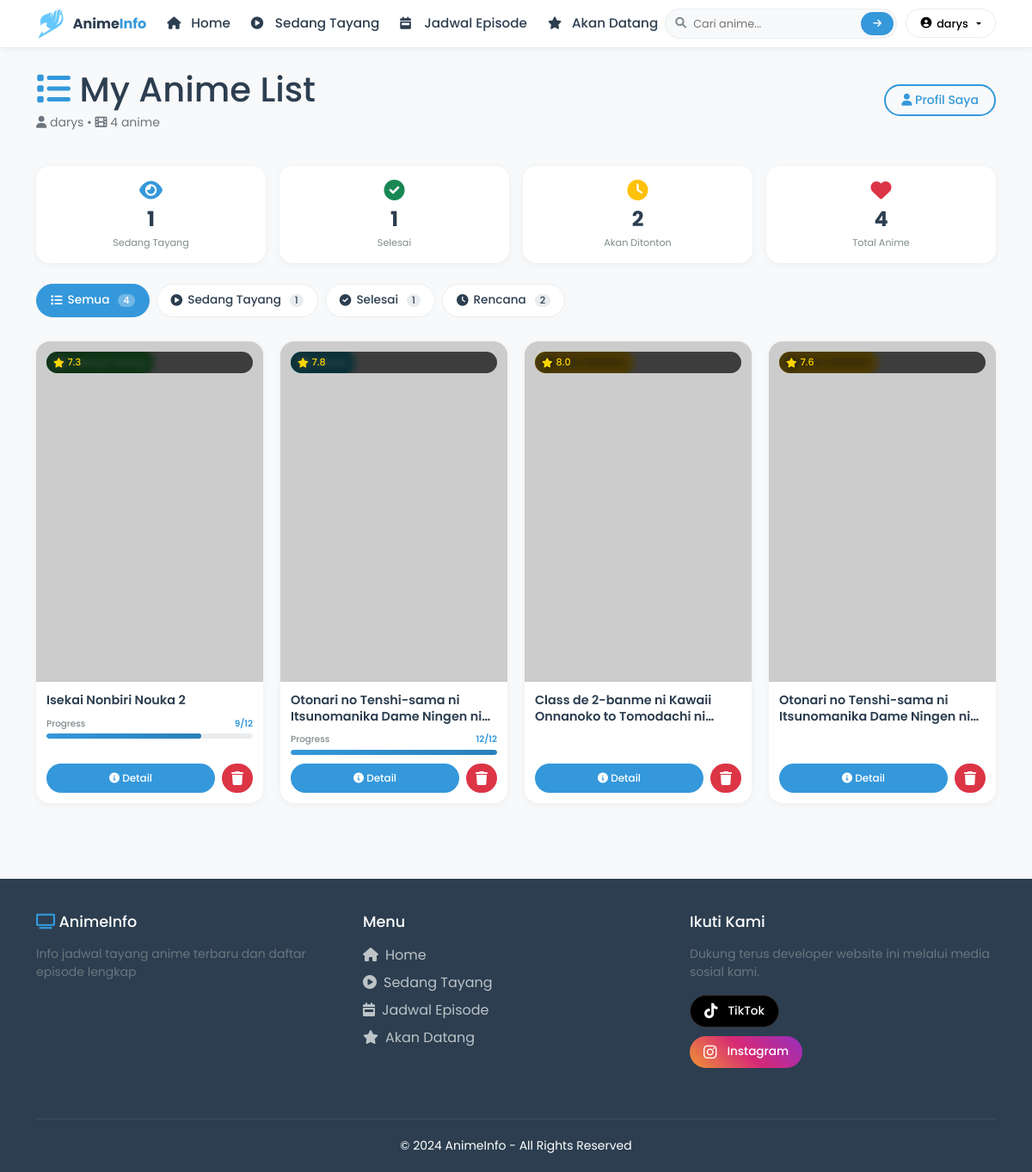
Page /mylist.php (signed in) on the committed database.
### tables this page shows
CREATE TABLE `user_anime_list` (
  `id` int NOT NULL,
  `user_id` int NOT NULL,
  `anime_id` int NOT NULL,
  `anime_title` varchar(255) NOT NULL,
  `anime_image` varchar(500) DEFAULT NULL,
  `anime_score` decimal(3,1) DEFAULT NULL,
  `anime_status` enum('watching','completed','planned','dropped','on_hold') DEFAULT 'planned',
  `anime_progress` int DEFAULT '0',
  `anime_total_episodes` int DEFAULT '0',
  `added_at` timestamp NULL DEFAULT CURRENT_TIMESTAMP,
  `updated_at` timestamp NULL DEFAULT CURRENT_TIMESTAMP ON UPDATE CURRENT_TIMESTAMP
);

### config/auth.php (called while the page is built, shortened)
<?php
class Auth {
    public function __construct() {
        $this->db = new Database();
    }
    public function isLoggedIn() {
        if (session_status() === PHP_SESSION_ACTIVE) {
            return isset($_SESSION['user_id']) && isset($_SESSION['logged_in']) && $_SESSION['logged_in'] === true;
        }
        return false;
    }
    public function getCurrentUser() {
        if ($this->isLoggedIn()) {
            return [
                'id' => $_SESSION['user_id'],
                'username' => $_SESSION['username'],
                'email' => $_SESSION['email'],
                'avatar' => $_SESSION['avatar'] ?? 'default-avatar.png'
            ];
        }
        return null;
    }
}
?>

### config/database.example.php (called while the page is built, shortened)
<?php
class Database {
    private $host = 'localhost';
    private $db_name = 'anime_db';
    private $username = 'root';
    private $password = '';
    public function getConnection() {
        $this->conn = null;
        try {
            $this->conn = new PDO(
                "mysql:host=" . $this->host . ";dbname=" . $this->db_name,
                $this->username,
                $this->password
            );
            $this->conn->setAttribute(PDO::ATTR_ERRMODE, PDO::ERRMODE_EXCEPTION);
            $this->conn->exec("set names utf8");
        } catch(PDOException $e) {
            error_log("Connection error: " . $e->getMessage());
        }
        return $this->conn;
    }
}
?>

### config/anime_list.php (called while the page is built, shortened)
<?php
class AnimeList {
    private $conn;
    public function __construct() {
        $this->db = new Database();
        $this->conn = $this->db->getConnection();
    }
    public function getUserAnimeList($user_id, $status = null, $limit = 24, $offset = 0) {
        try {
            $query = "SELECT * FROM user_anime_list WHERE user_id = :user_id";
            $query .= " ORDER BY added_at DESC LIMIT :limit OFFSET :offset";
            $stmt = $this->conn->prepare($query);
            $stmt->bindParam(':user_id', $user_id);
            $stmt->bindParam(':limit', $limit, PDO::PARAM_INT);
            $stmt->bindParam(':offset', $offset, PDO::PARAM_INT);
            $stmt->execute();
            return $stmt->fetchAll(PDO::FETCH_ASSOC);
        } catch(PDOException $e) {
            error_log("Get User Anime List Error: " . $e->getMessage());
            return [];
        }
    }
    public function getListCount($user_id, $status = null) {
        try {
            $query = "SELECT COUNT(*) as total FROM user_anime_list WHERE user_id = :user_id";
            if ($status && $status != 'all') {
                $query .= " AND anime_status = :status";
            }
            $stmt = $this->conn->prepare($query);
            $stmt->bindParam(':user_id', $user_id);
            if ($status && $status != 'all') {
                $stmt->bindParam(':status', $status);
            }
            $stmt->execute();
            $result = $stmt->fetch(PDO::FETCH_ASSOC);
            return $result['total'];
        } catch(PDOException $e) {
            error_log("Get List Count Error: " . $e->getMessage());
            return 0;
        }
    }
}
?>

### mylist.php (the view, shortened to what this page needs)
<?php
require_once 'config/auth.php';
require_once 'config/anime_list.php';
include 'includes/header.php';
$auth = new Auth();
$animeList = new AnimeList();
$user = $auth->getCurrentUser();
$status = isset($_GET['status']) ? $_GET['status'] : 'all';
$page = isset($_GET['page']) ? (int)$_GET['page'] : 1;
$limit = 12;
$offset = ($page - 1) * $limit;
$animes = [];
$totalCount = 0;
if ($status === 'all') {
    $animes = $animeList->getUserAnimeList($user['id'], null, $limit, $offset);
    $totalCount = $animeList->getListCount($user['id']);
} else {
    $animes = $animeList->getUserAnimeList($user['id'], $status, $limit, $offset);
    $totalCount = $animeList->getListCount($user['id'], $status);
}
$statusLabels = [
    'watching' => 'Sedang Tayang',
    'completed' => 'Selesai',
    'planned' => 'Akan Ditonton',
    'dropped' => 'Berhenti',
    'on_hold' => 'Ditunda'
];
$statusIcons = [
    'watching' => 'fa-play-circle',
    'completed' => 'fa-check-circle',
    'planned' => 'fa-clock',
    'dropped' => 'fa-times-circle',
    'on_hold' => 'fa-pause-circle'
];
?>
<div class="mylist-page">
    <div class="mylist-header mb-4">
        <div class="d-flex flex-column flex-md-row justify-content-between align-items-start align-items-md-center gap-3">
            <div>
                <h1 class="mb-1">
                    <i class="fas fa-list text-primary"></i>
                    My Anime List
                </h1>
                <p class="text-muted small mb-0">
                    <i class="fas fa-user"></i> <?php echo htmlspecialchars($user['username']); ?> •
                    <i class="fas fa-film"></i> <?php echo $totalCount; ?> anime
                </p>
            </div>
            <a href="profile.php" class="btn btn-outline-primary btn-sm">
                <i class="fas fa-user"></i> Profil Saya
            </a>
        </div>
    </div>
    <div class="row stats-row g-2 g-md-3 mb-4">
        <div class="col-6 col-md-3">
            <div class="stat-card text-center p-2 p-md-3">
                <div class="stat-icon">
                    <i class="fas fa-eye text-primary"></i>
                </div>
                <div class="stat-value"><?php echo $animeList->getListCount($user['id'], 'watching'); ?></div>
                <div class="stat-label">Sedang Tayang</div>
            </div>
        </div>
        <div class="col-6 col-md-3">
            <div class="stat-card text-center p-2 p-md-3">
                <div class="stat-icon">
                    <i class="fas fa-check-circle text-success"></i>
                </div>
                <div class="stat-value"><?php echo $animeList->getListCount($user['id'], 'completed'); ?></div>
                <div class="stat-label">Selesai</div>
            </div>
        </div>
        <div class="col-6 col-md-3">
            <div class="stat-card text-center p-2 p-md-3">
                <div class="stat-icon">
                    <i class="fas fa-clock text-warning"></i>
                </div>
                <div class="stat-value"><?php echo $animeList->getListCount($user['id'], 'planned'); ?></div>
                <div class="stat-label">Akan Ditonton</div>
            </div>
        </div>
        <div class="col-6 col-md-3">
            <div class="stat-card text-center p-2 p-md-3">
                <div class="stat-icon">
                    <i class="fas fa-heart text-danger"></i>
                </div>
                <div class="stat-value"><?php echo $totalCount; ?></div>
                <div class="stat-label">Total Anime</div>
            </div>
        </div>
    </div>
    <div class="filter-tabs-wrapper mb-4">
        <div class="filter-tabs-scroll">
            <div class="filter-tabs d-flex gap-2">
                <a href="?status=all" class="filter-tab <?php echo $status === 'all' ? 'active' : ''; ?>">
                    <i class="fas fa-list"></i>
                    <span>Semua</span>
                    <span class="badge"><?php echo $animeList->getListCount($user['id']); ?></span>
                </a>
                <a href="?status=watching" class="filter-tab <?php echo $status === 'watching' ? 'active' : ''; ?>">
                    <i class="fas fa-play-circle"></i>
                    <span>Sedang Tayang</span>
                    <span class="badge"><?php echo $animeList->getListCount($user['id'], 'watching'); ?></span>
                </a>
                <a href="?status=completed" class="filter-tab <?php echo $status === 'completed' ? 'active' : ''; ?>">
                    <i class="fas fa-check-circle"></i>
                    <span>Selesai</span>
                    <span class="badge"><?php echo $animeList->getListCount($user['id'], 'completed'); ?></span>
                </a>
                <a href="?status=planned" class="filter-tab <?php echo $status === 'planned' ? 'active' : ''; ?>">
                    <i class="fas fa-clock"></i>
                    <span>Rencana</span>
                    <span class="badge"><?php echo $animeList->getListCount($user['id'], 'planned'); ?></span>
                </a>
            </div>
        </div>
    </div>
    <?php if (empty($animes)): ?>
        <div class="empty-state text-center py-5">
            <div class="empty-icon">
                <i class="fas fa-folder-open fa-4x text-muted"></i>
            </div>
            <h4 class="mt-3">Belum ada anime di list Anda</h4>
            <p class="text-muted">Mulai tambahkan anime favorit Anda dengan mengklik tombol "Tambah ke My List" di halaman detail anime.</p>
            <a href="airing.php" class="btn btn-primary mt-2">
                <i class="fas fa-search"></i> Jelajahi Anime
            </a>
        </div>
    <?php else: ?>
        <div class="anime-list-grid">
            <?php foreach ($animes as $anime): ?>
                <div class="anime-list-card" onclick="window.location.href='detail.php?id=<?php echo $anime['anime_id']; ?>'">
                    <div class="card-image">
                        <img src="<?php echo $anime['anime_image']; ?>"
                             alt="<?php echo htmlspecialchars($anime['anime_title']); ?>"
                             onerror="this.src='https://via.placeholder.com/300x450?text=No+Image'">
                        <div class="status-badge status-<?php echo $anime['anime_status']; ?>">
                            <i class="fas <?php echo $statusIcons[$anime['anime_status']] ?? 'fa-tv'; ?>"></i>
                            <span><?php echo $statusLabels[$anime['anime_status']] ?? $anime['anime_status']; ?></span>
                        </div>
                        <?php if ($anime['anime_score']): ?>
                        <div class="score-badge">
                            <i class="fas fa-star"></i> <?php echo number_format($anime['anime_score'], 1); ?>
                        </div>
                        <?php endif; ?>
                    </div>
                    <div class="card-content">
                        <h3 class="anime-title"><?php echo htmlspecialchars($anime['anime_title']); ?></h3>
                        <?php if ($anime['anime_total_episodes'] > 0 && $anime['anime_progress'] > 0): ?>
                        <div class="progress-container">
                            <div class="progress-info">
                                <span class="progress-label">Progress</span>
                                <span class="progress-value"><?php echo $anime['anime_progress']; ?>/<?php echo $anime['anime_total_episodes']; ?></span>
                            </div>
                            <div class="progress-bar-wrapper">
                                <div class="progress-bar-fill" style="width: <?php echo ($anime['anime_progress'] / $anime['anime_total_episodes']) * 100; ?>%"></div>
                            </div>
                        </div>
                        <?php endif; ?>
                        <div class="card-actions">
                            <a href="detail.php?id=<?php echo $anime['anime_id']; ?>" class="btn-detail">
                                <i class="fas fa-info-circle"></i> Detail
                            </a>
                            <button class="btn-remove" onclick="event.stopPropagation(); removeAnime(<?php echo $anime['anime_id']; ?>, '<?php echo addslashes($anime['anime_title']); ?>')">
                                <i class="fas fa-trash"></i>
                            </button>
                        </div>
                    </div>
                </div>
            <?php endforeach; ?>
        </div>
    <?php endif; ?>
</div>
<?php include 'includes/footer.php'; ?>

### rows in the picture
user_anime_list: anime_status "Sedang Tayang", anime_score "7.3", anime_title "Isekai Nonbiri Nouka 2", anime_progress "9", anime_total_episodes "12"
user_anime_list: anime_status "Selesai", anime_score "7.8", anime_title "Otonari no Tenshi-sama ni Itsunomanika Dame Ningen…", anime_progress "12", anime_total_episodes "12"
user_anime_list: anime_status "Akan Ditonton", anime_score "8.0", anime_title "Class de 2-banme ni Kawaii Onnanoko to Tomodachi…"
user_anime_list: anime_status "Akan Ditonton", anime_score "7.6", anime_title "Otonari no Tenshi-sama ni Itsunomanika Dame Ningen…"

### other values in the picture
$currentUser['username'] "darys"
$user['username'] "darys"
$totalCount "4"
$animeList->getListCount($user['id'], 'watching') "1"
$animeList->getListCount($user['id'], 'completed') "1"
$animeList->getListCount($user['id'], 'planned') "2"
$animeList->getListCount($user['id']) "4"
